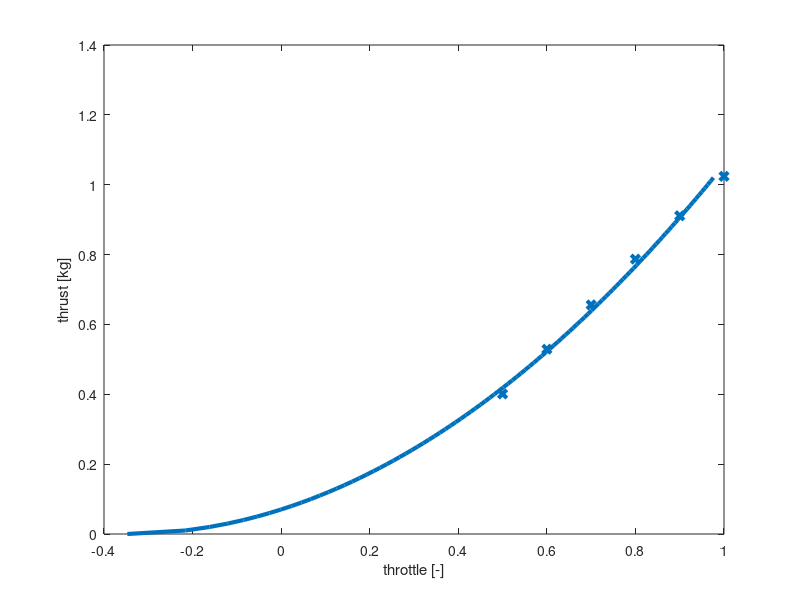

MATLAB code for this plot:
% computes ka and kb from two-point measured thrust

% masses of UAV
mass = [
0.401;
0.529;
0.656;
0.787;
0.911;
1.024;
];

% thrusts needed to hover
thrust = [
0.5;
0.6;
0.7;
0.8;
0.9;
1.0;
];

thrust

%%%%%%%%%%%%%%%%%%%%%%%%%%%%%%%%%%%%%%%%%%%%%%%%%%%%%
%%%%%%%%%%%%%%%%%%%%%%%%%%%%%%%%%%%%%%%%%%%%%%%%%%%%%

% the gravitational acceleration
g = 9.81;

% create the main matrix
A = ones(length(mass), 3);

for i=1:length(mass)
  A(i, 1) = sqrt((mass(i)*g));
  A(i, 2) = 1.0;
  A(i, 3) = mass(i)*g*0;
end

% print A
A;

% compute the linear coeficients
X = A\thrust;

% plot the constants
ka = X(1)
kb = X(2)
kc = X(3)

% plot
fig = figure(1);
y = 0:0.01:mass(end);
x = [];
for i=1:length(y)
  x(i) = ka*sqrt(y(i)*g) + kb + kc*y(i)*g*0;
end

hold off
plot(x, y, 'linewidth', 3)
hold on
scatter(thrust, mass, 'x', 'linewidth', 3)
xlabel('throttle [-]')
ylabel('thrust [kg]')
